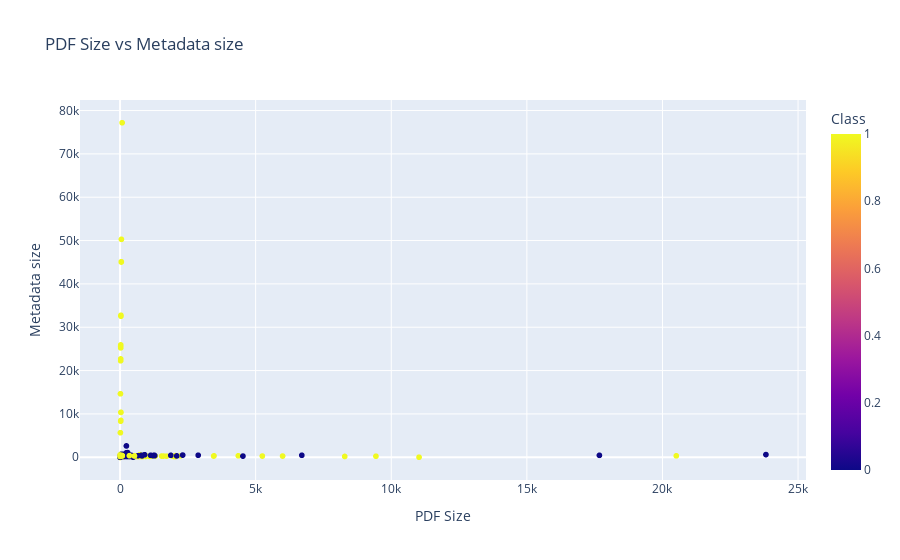

The cell this chart's notebook holds for it:
### Code cell
fig = px.scatter(x=df['pdfsize'], y=df['metadata size'], color=df['Class'], 
                 labels={'x':'PDF Size', 'y':'Metadata size', 'color':'Class'}, title='PDF Size vs Metadata size')
fig.show()

### Figure 1 — Plotly figure (JSON) as saved in the notebook; plotly's stock layout.template omitted (floating-point values rounded to 4 significant figures; data arrays with more than 128 entries replaced by an {"elided": "..."} marker saying what was removed)
{"data": [{"hovertemplate": "PDF Size=%{x}<br>Metadata size=%{y}<br>Class=%{marker.color}<extra></extra>", "legendgroup": "", "marker": {"color": {"elided": "10003 int values"}, "coloraxis": "coloraxis", "symbol": "circle"}, "mode": "markers", "name": "", "showlegend": false, "type": "scattergl", "x": {"elided": "10003 float values"}, "xaxis": "x", "y": {"elided": "10003 float values"}, "yaxis": "y"}], "layout": {"coloraxis": {"colorbar": {"title": {"text": "Class"}}, "colorscale": [[0, "#0d0887"], [0.1111, "#46039f"], [0.2222, "#7201a8"], [0.3333, "#9c179e"], [0.4444, "#bd3786"], [0.5556, "#d8576b"], [0.6667, "#ed7953"], [0.7778, "#fb9f3a"], [0.8889, "#fdca26"], [1, "#f0f921"]]}, "legend": {"tracegroupgap": 0}, "title": {"text": "PDF Size vs Metadata size"}, "xaxis": {"anchor": "y", "domain": [0, 1], "title": {"text": "PDF Size"}}, "yaxis": {"anchor": "x", "domain": [0, 1], "title": {"text": "Metadata size"}}}}
